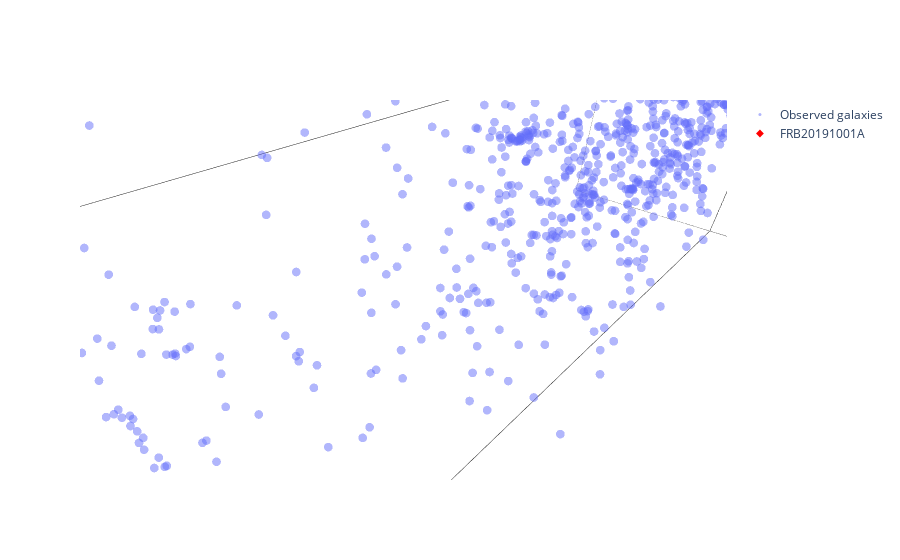

The cell this chart's notebook holds for it:
### Code cell
# Create the interactive 3D scatter plot using plotly
trace = go.Scatter3d(x=x_rot, y=y_rot, z=z_rot, mode='markers', marker=dict(size=3, opacity=0.5), name='Observed galaxies')
trace_frb = go.Scatter3d(x=[x_rotf], y=[0], z=[0], mode='markers',
    marker=dict(size=6, color='red', symbol='diamond'), name='FRB20191001A'
)

layout = go.Layout(
    scene=dict(
        xaxis=dict(nticks=10, range=[0,x_rotf+50], backgroundcolor="rgba(0, 0, 0,0)",
                                         gridcolor="white",
                                         showbackground=True,
                                         zerolinecolor="black", linecolor="black"),
        yaxis=dict(nticks=10, range=[-15,15], backgroundcolor="rgba(0, 0, 0,0)",
                                         gridcolor="white",
                                         showbackground=True,
                                         zerolinecolor="black", linecolor="black"),
        zaxis=dict(nticks=10, range=[-15,15], backgroundcolor="rgba(0, 0, 0,0)",
                                         gridcolor="white",
                                         showbackground=True,
                                         zerolinecolor="black", linecolor="black"),
        aspectratio=dict(x=15, y=5, z=5),
        bgcolor='white'  # Set the scene background color to transparent
    )
)

fig = go.Figure(data=[trace,trace_frb], layout=layout)

fig.show()

plot(fig, filename='FRB20191001A_lc.html')

### Figure 1 — Plotly figure (JSON) as saved in the notebook; plotly's stock layout.template omitted (floating-point values rounded to 4 significant figures; data arrays with more than 128 entries replaced by an {"elided": "..."} marker saying what was removed)
{"data": [{"marker": {"opacity": 0.5, "size": 3}, "mode": "markers", "name": "Observed galaxies", "type": "scatter3d", "x": {"elided": "2096 float values"}, "y": {"elided": "2096 float values"}, "z": {"elided": "2096 float values"}}, {"marker": {"color": "red", "size": 6, "symbol": "diamond"}, "mode": "markers", "name": "FRB20191001A", "type": "scatter3d", "x": [654.0], "y": [0], "z": [0]}], "layout": {"scene": {"aspectratio": {"x": 15, "y": 5, "z": 5}, "bgcolor": "white", "xaxis": {"backgroundcolor": "rgba(0, 0, 0,0)", "gridcolor": "white", "linecolor": "black", "nticks": 10, "range": [0, 704.0], "showbackground": true, "zerolinecolor": "black"}, "yaxis": {"backgroundcolor": "rgba(0, 0, 0,0)", "gridcolor": "white", "linecolor": "black", "nticks": 10, "range": [-15, 15], "showbackground": true, "zerolinecolor": "black"}, "zaxis": {"backgroundcolor": "rgba(0, 0, 0,0)", "gridcolor": "white", "linecolor": "black", "nticks": 10, "range": [-15, 15], "showbackground": true, "zerolinecolor": "black"}}}}
